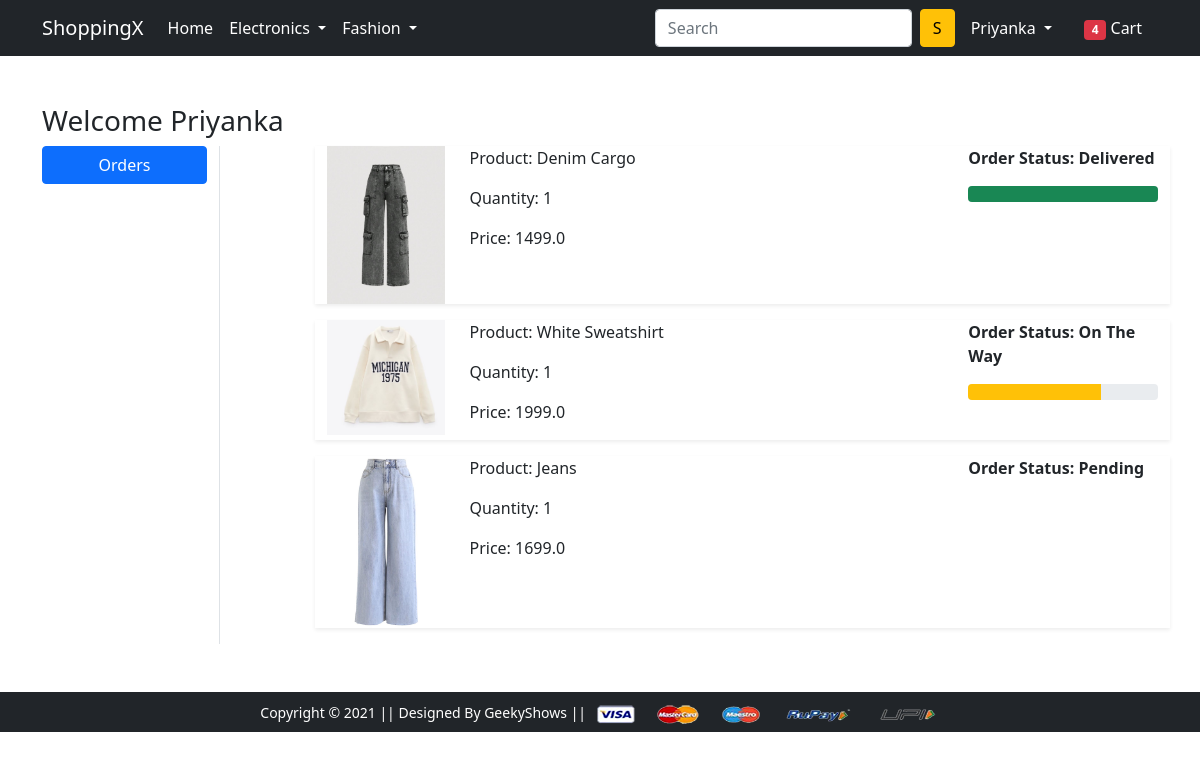
The page /orders/ (signed in) on the database its author committed.
### app/models.py (models this page shows, shortened)
class OrderPlaced(models.Model):
    user = models.ForeignKey(User, on_delete=models.CASCADE)
    customer = models.ForeignKey(Customer, on_delete=models.CASCADE)
    product = models.ForeignKey(Product, on_delete=models.CASCADE)
    quantity = models.PositiveIntegerField(default=1)
    ordered_date = models.DateTimeField(auto_now_add=True)
    status = models.CharField(max_length=50, choices=STATUS_CHOICES,default='Pending')
    @property
    def total_cost(self):
        return self.quantity * self.product.discounted_Price

class Product(models.Model):
    title = models.CharField(max_length=100)
    selling_price = models.FloatField()
    discounted_Price = models.FloatField()
    description = models.TextField()
    brand  = models.CharField(max_length=100)
    category = models.CharField(choices=CATEGORY_CHOICE, max_length=2)
    product_image = models.ImageField(upload_to='productimg')

### app/views.py (the view)
# urls.py: path('orders/', views.orders, name='orders'),
@login_required
def orders(request):
 op = OrderPlaced.objects.filter(user = request.user)
 return render(request, 'app/orders.html',{'order_placed':op})

### app/templates/app/orders.html (shortened to what this page needs)
{% extends 'app/base.html' %}
{% load static %}
{% block main-content %}
<div class="container my-5">
 <div class="row">
 <h3>Welcome {{request.user.username|capfirst}}</h3>
  <div class="col-sm-2 border-end">
   <ul class="list-unstyled">
    <li class="d-grid"><a href="{% url 'orders' %}" class="btn btn-primary">Orders</a></li>
   </ul>
  </div>
  <div class="col-sm-9 offset-sm-1">
    {% for op in order_placed %}
   <div class="row shadow-sm mb-3">
    <div class="col-sm-2">
        <img src="{{op.product.product_image.url}}" alt="" srcset="" class="img-fluid" height="150" width="150">
    </div>
    <div class="col-sm-7">
        <p>Product: {{op.product.title}}</p>
        <p>Quantity: {{op.quantity}}</p>
        <p>Price: {{op.total_cost}}</p>
    </div>
    <div class="col-sm-3 fw-bold">
        <p>Order Status: {{op.status}}</p>
        {% if op.status == 'On The Way' %}
        <div class="progress">
            <div class="progress-bar bg-warning" role="progressbar" style="width: 70%" aria-valuenow="70" aria-valuemin="0" aria-valuemax="100"></div>
        </div>
        {% endif %}
        {% if op.status == 'Delivered' %}
        <div class="progress">
            <div class="progress-bar bg-success" role="progressbar" style="width: 100%" aria-valuenow="100" aria-valuemin="0" aria-valuemax="100"></div>
        </div>
        {% endif %}
    </div>
   </div>
   {% endfor %}
  </div>
 </div>
</div>
{% endblock main-content %}

### app/templates/app/base.html (shortened to what this page needs)
<!doctype html>
{% load static %}
<html lang="en">
  <head>
    <link href="https://cdn.jsdelivr.net/npm/bootstrap@5.0.0-beta1/dist/css/bootstrap.min.css" rel="stylesheet">
    <link rel="stylesheet" href="{% static 'app/css/owl.carousel.min.css' %}">
    <link rel="stylesheet" href="{% static 'app/css/all.min.css' %}">
    <link rel="stylesheet" href="{% static 'app/css/style.css' %}">
  </head>
  <body>
    <nav class="navbar navbar-expand-lg navbar-dark bg-dark">
     <div class="container">
       <a class="navbar-brand" href="/">ShoppingX</a>
       <div class="collapse navbar-collapse" id="navbarSupportedContent">
         <ul class="navbar-nav me-auto mb-2 mb-lg-0">
           <li class="nav-item">
             <a class="nav-link active" aria-current="page" href="/">Home</a>
           </li>
           <li class="nav-item dropdown">
             <a class="nav-link dropdown-toggle text-white" href="#" id="electronicsDropdown" role="button" data-bs-toggle="dropdown" aria-expanded="false">
               Electronics
             </a>
           </li>
           <li class="nav-item dropdown">
             <a class="nav-link dropdown-toggle text-white" href="#" id="fashionDropdown" role="button" data-bs-toggle="dropdown" aria-expanded="false">
               Fashion
             </a>
           </li>
         </ul>
         <form class="d-flex">
           <input class="form-control me-2" type="search" placeholder="Search" aria-label="Search">
           <button class="btn btn-warning" type="submit">S</button>
         </form>
         <div>
          <ul class="navbar-nav me-auto mb-2 mb-lg-0">
            {% if request.user.is_authenticated %}
           <li class="nav-item dropdown mx-2">
              <a class="nav-link dropdown-toggle text-white" href="#" id="profileDropdown" role="button" data-bs-toggle="dropdown" aria-expanded="false">
                <span class="text-capitalize"> {{request.user.username}}</span>
              </a>
            </li>
            <li class="nav-item mx-2">
             <a href="{% url 'showcart' %}" class="nav-link text-white"><span class="badge bg-danger">4</span> Cart </a>
            </li>
            {% endif %}
          </ul>
         </div>
       </div>
     </div>
    </nav>
    {% block main-content %} {% endblock main-content %}
    <footer class="container-fluid bg-dark text-center p-2 mt-5">
        <small class="text-white">Copyright &copy; 2021 || Designed By GeekyShows || </small>
        <img src="{% static 'app/images/payment.png' %}" alt="" srcset="" class="img-fluid" height="2px">
    </footer>
  </body>
</html>

### rows shown on the page
OrderPlaced: product.product_image (picture), product "Denim Cargo", quantity "1", total_cost "1499.0", status "Delivered"
OrderPlaced: product.product_image (picture), product "White Sweatshirt", quantity "1", total_cost "1999.0", status "On The Way"
OrderPlaced: product.product_image (picture), product "Jeans", quantity "1", total_cost "1699.0", status "Pending"

### other values the page prints
{{ request.user.username }} "Priyanka"
{{ request.user.username|capfirst }} "Priyanka"
